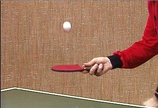
%> input picture Lab_3/PingPongimages/0000.jpeg, 158 x 108 px, shrunk from 352 x 240 before the run
$ octave tracking.m   (GNU Octave 9; MATLAB toolbox functions it lacks are replaced by stand-ins)
%> lines starting %> are read from the running program, lines starting %| are printed output that depends on the picture
### Lab_3/harris_corner_detector.m
function [H,r,c] = harris_corner_detector(image,sigma_gaussian_1, sigma_gaussian_2,filter_size,window_size,threshold)
    g = fspecial('gaussian',filter_size,sigma_gaussian_1); % sigma_gaussian
    [Gx,Gy] = gradient(g);

    %Calculate Ix and Iy
    Ix = imfilter(image,Gx,'symmetric');
    Iy = imfilter(image,Gy,'symmetric');

    g = fspecial('gaussian',filter_size,sigma_gaussian_2);
    %Calculate Q
    A = imfilter(Ix.^2,g,'symmetric');
    B = imfilter(Ix.*Iy,g,'symmetric');
    C = imfilter(Iy.^2,g,'symmetric');
    %Calculate H
    H = (A.*C-B.^2)-0.04*(A+C).^2;
    % [19 lines of commented-out code are left out]
    if rem(window_size,2)==0
        window_size = window_size+1;
    end
    lr = (window_size-1)/2;
    [row, col] = size(H);
    corners = [];
    found_loc_max = 0;
    for i = 1:row
        for j = 1:col
            from_row = max(i-lr,1);
            to_row = min(i+lr,row);
            from_col = max(j-lr,1);
            to_col = min(j+lr,col);
            % Check for cornerness being greater than certain threshold and
            % greater than points in neighborhood
            local_max = (H(i,j) == max(max(H(from_row:to_row,from_col:to_col))) & H(i,j)>threshold);
            if local_max == 1
                found_loc_max = 1;
                corners = [corners;[i,j]];
            end
        end
    end

    % Sanity check if no corners were detected
    if found_loc_max == 1
        r = corners(:,1);
        c = corners(:,2);
    else
        r = [];
        c = [];
    end
end

### Lab_3/tracking.m
use_pingpong = true;
if use_pingpong
    filename = './pingpong_animation.gif';
    img2 = imread('./pingpong/0000.jpeg');
%> img2 is the input picture: size 108x158x3 uint8; mean R, G, B 160.5, 117.7, 93.4
else
    filename = './person_toy_animation.gif';
    img2 = imread('./person_toy/00000001.jpg');
end
img2 = im2double(img2);
%> img2: size 108x158x3 double
img2 = rgb2gray(img2);
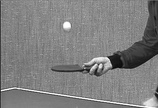
%> img2: size 108x158 double; min 0.0337, max 0.999, mean 0.501
[H,r,c] = harris_corner_detector(img2,1.0,2.0,9,7,1e-6);
%> in harris_corner_detector, `Ix = imfilter(image,Gx,'symmetric');`:
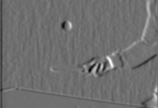
%> Ix: size 108x158 double; min -0.164, max 0.212, mean 5.59e-05; drawn with min black and max white
%> in harris_corner_detector, `Iy = imfilter(image,Gy,'symmetric');`:
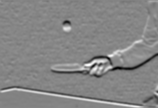
%> Iy: size 108x158 double; min -0.161, max 0.146, mean 9.63e-05; drawn with min black and max white
%> in harris_corner_detector, `A = imfilter(Ix.^2,g,'symmetric');`:
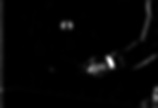
%> A: size 108x158 double; min 5.3e-07, max 0.0166, mean 0.000364; drawn with min black and max white
%> in harris_corner_detector, `B = imfilter(Ix.*Iy,g,'symmetric');`:
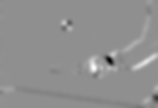
%> B: size 108x158 double; min -0.00738, max 0.00572, mean 4.37e-05; drawn with min black and max white
%> in harris_corner_detector, `C = imfilter(Iy.^2,g,'symmetric');`:
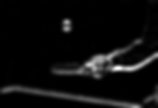
%> C: size 108x158 double; min 8.16e-07, max 0.0101, mean 0.000556; drawn with min black and max white
%> in harris_corner_detector, `H = (A.*C-B.^2)-0.04*(A+C).^2;`:
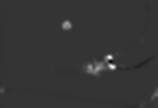
%> H: size 108x158 double; min -9.59e-06, max 3.73e-05, mean 2.92e-07; drawn with min black and max white
%> after the loop in harris_corner_detector, `for i = 1:row`: corners = [24 67; 40 142; 58 110; 67 113; 67 123; 68 91; 69 98; 91 2; 95 158; 107 142]; found_loc_max = 1
%> in harris_corner_detector, `r = corners(:,1);`: r = [24; 40; 58; 67; 67; 68; 69; 91; 95; 107]
%> in harris_corner_detector, `c = corners(:,2);`: c = [67; 142; 110; 113; 123; 91; 98; 2; 158; 142]
%> r = [24; 40; 58; 67; 67; 68; 69; 91; 95; 107]; c = [67; 142; 110; 113; 123; 91; 98; 2; 158; 142]
vel_c = 0.91;

for i=1:52
    img = img2;
    if use_pingpong
        img_name = strcat('./pingpong/',sprintf('%04d',i),'.jpeg');
    else
        img_name = strcat('./person_toy/',sprintf('%08d',i+1),'.jpg');
    end
%> (the run ends here)

$ run again, with Lab_3/synth1.pgm saved as Lab_3/PingPongimages/0000.jpeg
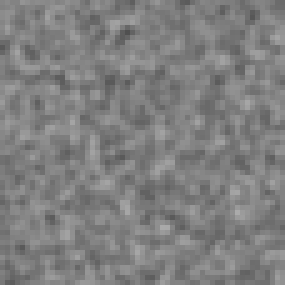
%> input picture Lab_3/synth1.pgm, 57 x 57 px, shrunk from 128 x 128 before the run (shown 5 times larger)
%> img2 is the input picture: size 57x57 uint8; min 80, max 171, mean 127.6
%> img2: size 57x57 double
%> in harris_corner_detector, `A = imfilter(Ix.^2,g,'symmetric');`:
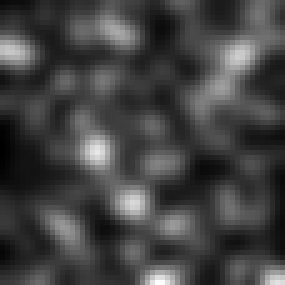
%> A: size 57x57 double (shown 5 times larger); min 2.88e-05, max 0.000774, mean 0.000226; drawn with min black and max white
%> in harris_corner_detector, `H = (A.*C-B.^2)-0.04*(A+C).^2;`:
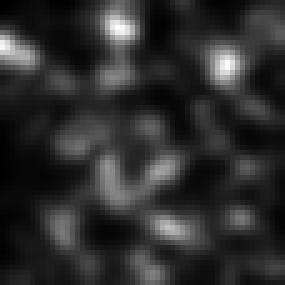
%> H: size 57x57 double (shown 5 times larger); min 1.52e-09, max 2.24e-07, mean 4.19e-08; drawn with min black and max white
%> after the loop in harris_corner_detector, `for i = 1:row`: found_loc_max = 0
%> r = []
